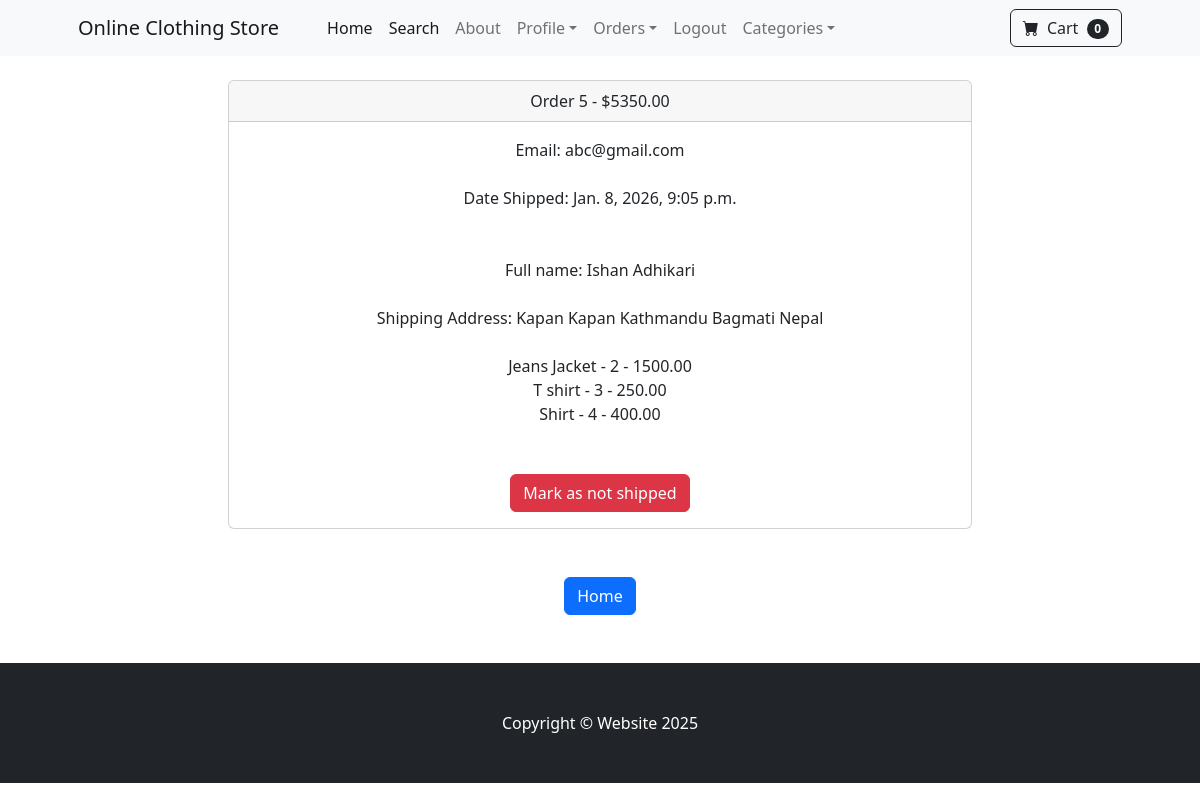
The app's page /payment/orders/5 (signed in) with its own data.
### payment/models.py (models this page shows, shortened)
class Order(models.Model):
    user = models.ForeignKey(User, on_delete=models.CASCADE, null=True, blank=True)#foreign key
    full_name = models.CharField(max_length=100)
    email = models.CharField(max_length=100)
    shipping_address = models.TextField(max_length=20000)
    amount_paid = models.DecimalField(max_digits=100,decimal_places=2)
    date_ordered = models.DateTimeField(auto_now_add=True)
    shipped = models.BooleanField(default=False)
    date_shipped = models.DateTimeField(blank=True,null=True,)

class OrderItem(models.Model):
    order = models.ForeignKey(Order, on_delete=models.CASCADE, null=True)#foreign key
    product = models.ForeignKey(Product, on_delete=models.CASCADE, null=True)#foreign key
    user = models.ForeignKey(User, on_delete=models.CASCADE, null=True, blank=True)#foreign key
    quantity = models.PositiveBigIntegerField(default=1)
    price = models.DecimalField(max_digits=100,decimal_places=2)

### store/models.py (models this page shows)
class Product(models.Model):
    name = models.CharField(max_length=254)
    price = models.DecimalField(max_digits=6,default=0,decimal_places=2)
    category = models.ForeignKey(Category, on_delete=models.CASCADE, default=1)
    description = models.CharField(max_length=254,null=True,blank=True,default='')
    is_sale = models.BooleanField(default=False)
    sale_price = models.DecimalField(max_digits=6,default=0,decimal_places=2)
    image = models.ImageField(upload_to='uploads/product')
    def __str__(self):
        return self.name

### payment/views.py (the view, shortened to what this page needs)
# urls.py: path('orders/<int:pk>',views.orders, name='orders'),
def orders(request,pk):
    if request.user.is_authenticated and request.user.is_superuser:
        order = Order.objects.get(id=pk)
        items = OrderItem.objects.filter(order=pk)
        return render(request, 'payment/orders.html',{"order" : order, "items" : items} )
    else:
        messages.success(request,"Accesss denied!")
        return redirect('home')

### cart/cart.py (called while the page is built)
    def __len__(self):
        return len(self.cart)

### cart/context_processors.py (called while the page is built)
def cart(request):
    return {'cart' : Cart(request)}

### payment/templates/payment/orders.html (shortened to what this page needs)
{% extends "base.html" %}
{% block content %}
        <br>
        <div class="container">
            <div class="row">
                <center>
                    <div class="col-8">
<div class="card">
  <div class="card-header">
   Order {{ order.id }} - ${{order.amount_paid}}
  </div>
  <div class="card-body">
    Email: {{order.email}} <br> <br>
    {% if order.date_shipped %}
    Date Shipped: {{order.date_shipped}} <br>
    {% else %}
    Date ordered: {{order.date_ordered}} <br>
    {% endif %}
    <br> <br>
    Full name: {{order.full_name}}  <br> <br>
    Shipping Address: {{order.shipping_address}}  <br> <br>
    {% for item in items %}
    {{item.product}} - {{item.quantity}} - {{item.price}} <br>
    {% endfor %}
    <br> <br>
    {% if not order.shipped %}
    <form action="" method="POST">
      {% csrf_token %}
      <input type="hidden" name="shipping_status" value="true">
      <button type="Submit" class="btn btn-success">Mark as shipped</button>
      </form>
      {% else %}
      <form action="" method="POST">
      <button type="Submit" class="btn btn-danger">Mark as not shipped</button>
      </form>
      {% endif %}
  </div>
</div> <br> <br>
<a href=" {% url "home" %} " class="btn btn-primary">Home</a>
        </div>
                </center>
            </div>
        </div>  <br> <br>
{% endblock content %}

### records on screen
Order: id "5", amount_paid "5350.00", email "abc@gmail.com", date_shipped "Jan. 8, 2026, 9:05 p.m.", full_name "Ishan Adhikari", shipping_address "Kapan Kapan Kathmandu Bagmati Nepal"
OrderItem: product "Jeans Jacket", quantity "2", price "1500.00"
OrderItem: product "T shirt", quantity "3", price "250.00"
OrderItem: product "Shirt", quantity "4", price "400.00"

### other values on screen
{{ cart|length }} "0"
